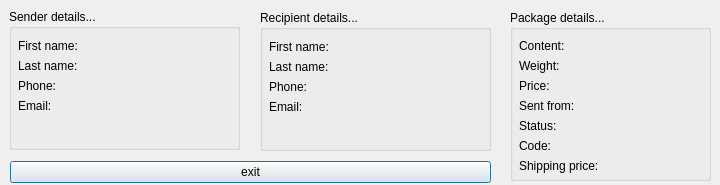
<?xml version="1.0" encoding="UTF-8"?>
<ui version="4.0">
 <class>StatusInfoWindow</class>
 <widget class="QDialog" name="StatusInfoWindow">
  <property name="geometry">
   <rect>
    <x>0</x>
    <y>0</y>
    <width>720</width>
    <height>185</height>
   </rect>
  </property>
  <property name="minimumSize">
   <size>
    <width>720</width>
    <height>185</height>
   </size>
  </property>
  <property name="maximumSize">
   <size>
    <width>720</width>
    <height>185</height>
   </size>
  </property>
  <property name="windowTitle">
   <string>Details...</string>
  </property>
  <widget class="QGroupBox" name="senderBox">
   <property name="geometry">
    <rect>
     <x>9</x>
     <y>9</y>
     <width>231</width>
     <height>141</height>
    </rect>
   </property>
   <property name="title">
    <string>Sender details...</string>
   </property>
   <widget class="QWidget" name="formLayoutWidget_2">
    <property name="geometry">
     <rect>
      <x>9</x>
      <y>30</y>
      <width>211</width>
      <height>81</height>
     </rect>
    </property>
    <layout class="QFormLayout" name="formLayout_2">
     <item row="0" column="1">
      <widget class="QLabel" name="label">
       <property name="text">
        <string/>
       </property>
      </widget>
     </item>
     <item row="1" column="1">
      <widget class="QLabel" name="label_2">
       <property name="text">
        <string/>
       </property>
      </widget>
     </item>
     <item row="2" column="1">
      <widget class="QLabel" name="label_3">
       <property name="text">
        <string/>
       </property>
      </widget>
     </item>
     <item row="3" column="1">
      <widget class="QLabel" name="label_4">
       <property name="text">
        <string/>
       </property>
      </widget>
     </item>
     <item row="2" column="0">
      <widget class="QLabel" name="phone">
       <property name="text">
        <string>Phone: </string>
       </property>
      </widget>
     </item>
     <item row="0" column="0">
      <widget class="QLabel" name="fname">
       <property name="text">
        <string>First name: </string>
       </property>
      </widget>
     </item>
     <item row="1" column="0">
      <widget class="QLabel" name="lname">
       <property name="text">
        <string>Last name: </string>
       </property>
      </widget>
     </item>
     <item row="3" column="0">
      <widget class="QLabel" name="email">
       <property name="text">
        <string>Email: </string>
       </property>
      </widget>
     </item>
    </layout>
   </widget>
   <widget class="QWidget" name="horizontalLayoutWidget">
    <property name="geometry">
     <rect>
      <x>10</x>
      <y>120</y>
      <width>211</width>
      <height>16</height>
     </rect>
    </property>
    <layout class="QHBoxLayout" name="horizontalLayout">
     <item>
      <widget class="QLabel" name="status1">
       <property name="text">
        <string/>
       </property>
      </widget>
     </item>
    </layout>
   </widget>
  </widget>
  <widget class="QGroupBox" name="recipientBox">
   <property name="geometry">
    <rect>
     <x>260</x>
     <y>10</y>
     <width>231</width>
     <height>141</height>
    </rect>
   </property>
   <property name="title">
    <string>Recipient details...</string>
   </property>
   <widget class="QWidget" name="formLayoutWidget_3">
    <property name="geometry">
     <rect>
      <x>9</x>
      <y>30</y>
      <width>211</width>
      <height>81</height>
     </rect>
    </property>
    <layout class="QFormLayout" name="formLayout_3">
     <item row="0" column="1">
      <widget class="QLabel" name="label_5">
       <property name="text">
        <string/>
       </property>
      </widget>
     </item>
     <item row="1" column="1">
      <widget class="QLabel" name="label_6">
       <property name="text">
        <string/>
       </property>
      </widget>
     </item>
     <item row="2" column="1">
      <widget class="QLabel" name="label_7">
       <property name="text">
        <string/>
       </property>
      </widget>
     </item>
     <item row="3" column="1">
      <widget class="QLabel" name="label_8">
       <property name="text">
        <string/>
       </property>
      </widget>
     </item>
     <item row="0" column="0">
      <widget class="QLabel" name="fname_2">
       <property name="text">
        <string>First name: </string>
       </property>
      </widget>
     </item>
     <item row="2" column="0">
      <widget class="QLabel" name="phone_2">
       <property name="text">
        <string>Phone: </string>
       </property>
      </widget>
     </item>
     <item row="1" column="0">
      <widget class="QLabel" name="lname_2">
       <property name="text">
        <string>Last name: </string>
       </property>
      </widget>
     </item>
     <item row="3" column="0">
      <widget class="QLabel" name="email_2">
       <property name="text">
        <string>Email: </string>
       </property>
      </widget>
     </item>
    </layout>
   </widget>
   <widget class="QWidget" name="horizontalLayoutWidget_2">
    <property name="geometry">
     <rect>
      <x>10</x>
      <y>120</y>
      <width>211</width>
      <height>16</height>
     </rect>
    </property>
    <layout class="QHBoxLayout" name="horizontalLayout_2">
     <item>
      <widget class="QLabel" name="status2">
       <property name="text">
        <string/>
       </property>
      </widget>
     </item>
    </layout>
   </widget>
  </widget>
  <widget class="QGroupBox" name="packageBox">
   <property name="geometry">
    <rect>
     <x>510</x>
     <y>10</y>
     <width>201</width>
     <height>171</height>
    </rect>
   </property>
   <property name="title">
    <string>Package details...</string>
   </property>
   <widget class="QWidget" name="formLayoutWidget">
    <property name="geometry">
     <rect>
      <x>9</x>
      <y>29</y>
      <width>181</width>
      <height>141</height>
     </rect>
    </property>
    <layout class="QFormLayout" name="formLayout">
     <item row="5" column="0">
      <widget class="QLabel" name="code">
       <property name="text">
        <string>Code: </string>
       </property>
      </widget>
     </item>
     <item row="4" column="0">
      <widget class="QLabel" name="status">
       <property name="text">
        <string>Status: </string>
       </property>
      </widget>
     </item>
     <item row="3" column="0">
      <widget class="QLabel" name="sourcepoint">
       <property name="text">
        <string>Sent from: </string>
       </property>
      </widget>
     </item>
     <item row="2" column="0">
      <widget class="QLabel" name="price">
       <property name="text">
        <string>Price: </string>
       </property>
      </widget>
     </item>
     <item row="1" column="0">
      <widget class="QLabel" name="weight">
       <property name="text">
        <string>Weight: </string>
       </property>
      </widget>
     </item>
     <item row="0" column="0">
      <widget class="QLabel" name="pkg_name">
       <property name="text">
        <string>Content: </string>
       </property>
      </widget>
     </item>
     <item row="0" column="1">
      <widget class="QLabel" name="label_9">
       <property name="text">
        <string/>
       </property>
      </widget>
     </item>
     <item row="1" column="1">
      <widget class="QLabel" name="label_10">
       <property name="text">
        <string/>
       </property>
      </widget>
     </item>
     <item row="2" column="1">
      <widget class="QLabel" name="label_11">
       <property name="text">
        <string/>
       </property>
      </widget>
     </item>
     <item row="3" column="1">
      <widget class="QLabel" name="label_12">
       <property name="text">
        <string/>
       </property>
      </widget>
     </item>
     <item row="4" column="1">
      <widget class="QLabel" name="label_13">
       <property name="text">
        <string/>
       </property>
      </widget>
     </item>
     <item row="5" column="1">
      <widget class="QLabel" name="label_14">
       <property name="text">
        <string/>
       </property>
      </widget>
     </item>
     <item row="6" column="0">
      <widget class="QLabel" name="code_2">
       <property name="text">
        <string>Shipping price: </string>
       </property>
      </widget>
     </item>
     <item row="6" column="1">
      <widget class="QLabel" name="shippingprice">
       <property name="text">
        <string/>
       </property>
      </widget>
     </item>
    </layout>
   </widget>
  </widget>
  <widget class="QWidget" name="verticalLayoutWidget_2">
   <property name="geometry">
    <rect>
     <x>10</x>
     <y>160</y>
     <width>481</width>
     <height>24</height>
    </rect>
   </property>
   <layout class="QVBoxLayout" name="verticalLayout_2">
    <item>
     <widget class="QPushButton" name="exitButton">
      <property name="text">
       <string>exit</string>
      </property>
      <property name="default">
       <bool>true</bool>
      </property>
     </widget>
    </item>
   </layout>
  </widget>
 </widget>
 <resources/>
 <connections/>
</ui>
